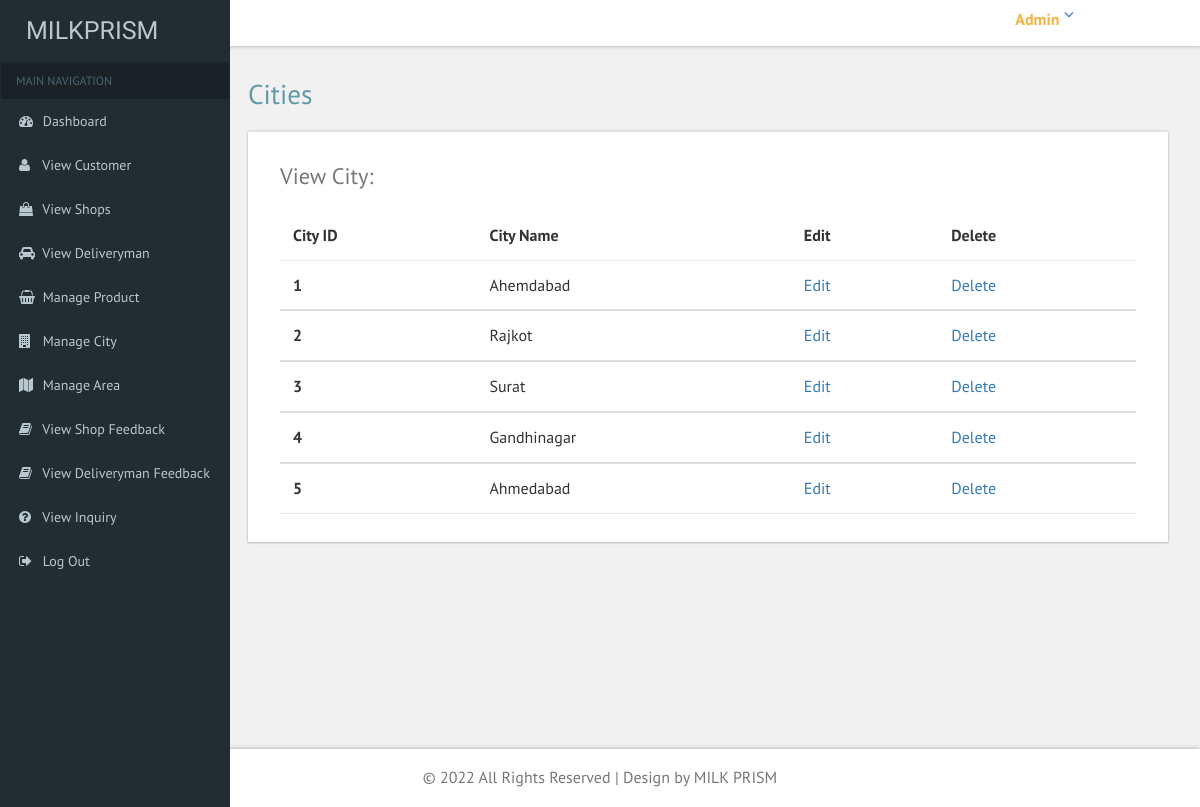
/ADMIN/view_city.php (signed in), run on the app's committed database.
### tables this page shows
CREATE TABLE `city` (
  `city_id` int(11) NOT NULL,
  `city_name` varchar(100) NOT NULL
);

### ADMIN/view_city.php (the view, shortened to what this page needs)
<?php
include "common/connection.php";
$category = $con->query("select * from city");
?>
<!DOCTYPE HTML>
<html>
<head>
<link href="css/bootstrap.css" rel='stylesheet' type='text/css' />
<link href="css/style.css" rel='stylesheet' type='text/css' />
<link href="css/font-awesome.css" rel="stylesheet">
 <link href='css/SidebarNav.min.css' media='all' rel='stylesheet' type='text/css'/>
<link href="css/custom.css" rel="stylesheet">
</head>
<body class="cbp-spmenu-push">
	<div class="main-content">
	<div class="cbp-spmenu cbp-spmenu-vertical cbp-spmenu-left" id="cbp-spmenu-s1">
		<aside class="sidebar-left">
      <?php include "common/sidebar.php"; ?>
    </aside>
	</div>
		<?php include "common/header.php"; ?>
		<div id="page-wrapper">
			<div class="main-page">
				<div class="tables">
					<h2 class="title1">Cities</h2>
					<div class="panel-body widget-shadow">
						<h4>View City:</h4>
						<table class="table">
							<thead>
								<tr>
								  <th>City ID</th>
								  <th>City Name</th>
								  <th>Edit</th>
								  <th>Delete</th>
								</tr>
							</thead>
							<?php
								while($row = $category->fetch_object())
								{
							?>
							<tbody>
								<tr>
								  <th scope="row"><?php echo "$row->city_id"; ?></th>
								  <td><?php echo "$row->city_name"; ?></td>
								  <td><a href="edit_city.php?ecityid=<?php echo "$row->city_id";?>">Edit</a></td>
								  <td><a href="delete_city.php?delcityid=<?php echo "$row->city_id";?>">Delete</a></td>
								</tr>
							</tbody>
							<?php
								}
							?>
						</table>
					</div>
				</div>
			</div>
		</div>
		<?php include "common/footer.php"; ?>
	</div>
</body>
</html>

### ADMIN/common/header.php (shortened to what this page needs)
<?php
include "connection.php";
$id = $_SESSION["id"];
$admin = $con->query("select * from admin where id='$id'");
$row = $admin->fetch_object();
?>
<div class="sticky-header header-section ">
			<div class="header-right">
				<div class="profile_details">
					<ul>
						<li class="dropdown profile_details_drop">
							<a href="#" class="dropdown-toggle" data-toggle="dropdown" aria-expanded="false">
								<div class="profile_img">
									<div class="user-name">
										<p><?php echo "$row->name";?></p>
									</div>
									<i class="fa fa-angle-down"></i>
								</div>
							</a>
						</li>
					</ul>
				</div>
				<div class="clearfix"> </div>
			</div>
			<div class="clearfix"> </div>
		</div>

### ADMIN/css/custom.css (style rules this page uses)
#page-wrapper { padding:5em 2em 2.5em; background-color: #F1F1F1; }

### data on the page
city: city_id "1", city_name "Ahemdabad"
city: city_id "2", city_name "Rajkot"
city: city_id "3", city_name "Surat"
city: city_id "4", city_name "Gandhinagar"
city: city_id "5", city_name "Ahmedabad"

### other printed values
$row->name "Admin"
